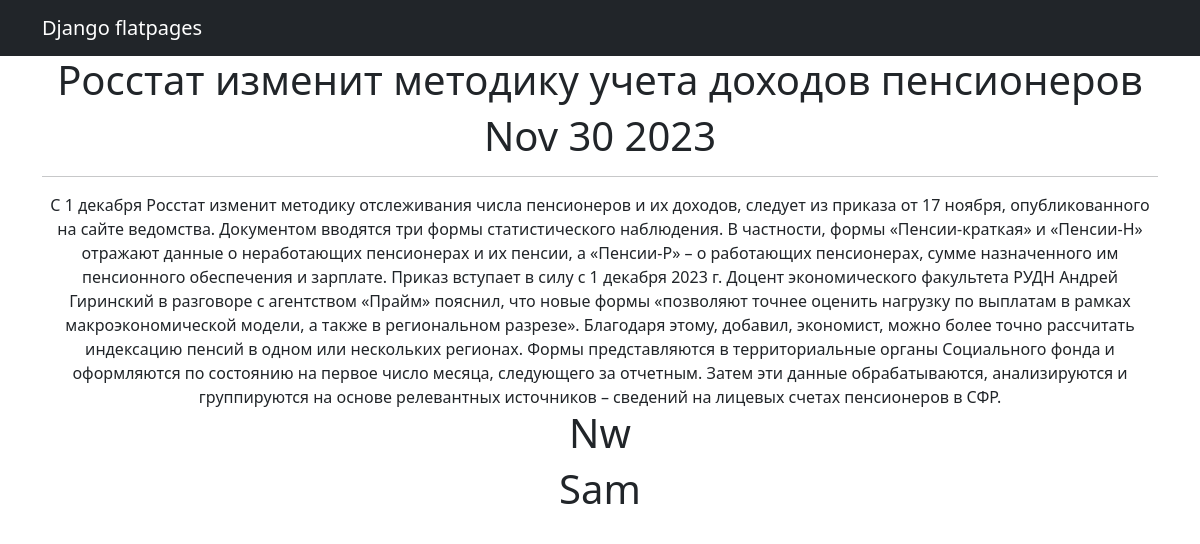
Screenshot of /news/1 with the database file from the repository.
### news/models.py (models this page shows, shortened)
class Post(models.Model):
    author = models.ForeignKey(Author, on_delete=models.CASCADE)
    NEWS = 'Nw'
    ARTICLE = "Ar"
    CATEGORY_CHOICES = [
        (NEWS, 'Новости'),
        (ARTICLE, 'Статья')
    ]
    categoryType = models.CharField(max_length=2, choices=CATEGORY_CHOICES, default=ARTICLE)
    dateCreation = models.DateTimeField(auto_now_add=True)
    postCategory = models.ManyToManyField(Category, through='PostCategory')
    title1 = models.TextField(max_length=128)
    text = models.TextField()
    rating = models.SmallIntegerField(default=0)

class Author(models.Model):
    autorUser = models.OneToOneField(User, on_delete=models.CASCADE)
    ratingAutor = models.SmallIntegerField(default=0)

### news/views.py (the view)
# urls.py: path('<int:pk>', NewsDetail.as_view()),
class NewsDetail(DetailView):
    model = Post
    template_name = 'flatpages/article.html'
    context_object_name = 'news'

### templates/flatpages/article.html (shortened to what this page needs)
{% extends 'flatpages/default.html' %}
{%load cenz%}
{% block content %}
   <h1>{{ news.title1 }}</h1>
<h1>{{ news.dateCreation|date:'M d Y' }}</h1>
   <hr>
<b1>{{ news.text}}</b1>
<h1>{{ news.categoryType }}</h1>
<h1>{{ news.author.autorUser.username }}</h1>
{% endblock content %}

### rows the page displays
Post: title1 "Росстат изменит методику учета доходов пенсионеров", dateCreation "Nov 30 2023", text "С 1 декабря Росстат изменит методику отслеживания числа пенсионеров и их доходов, следует из приказа от 17 ноября, опубликованного на сайте ведомства. Документом вводятся три формы статистического наблюдения. В частности, формы «Пенсии-краткая» и «Пенсии-Н» отражают данные о неработающих пенсионерах и их пенсии, а «Пенсии-Р» – о работающих пенсионерах, сумме назначенного им пенсионного обеспечения и зарплате. Приказ вступает в силу с 1 декабря 2023 г. Доцент экономического факультета РУДН Андрей Гиринский в разговоре с агентством «Прайм» пояснил, что новые формы «позволяют точнее оценить нагрузку по выплатам в рамках макроэкономической модели, а также в региональном разрезе». Благодаря…", categoryType "Nw", author.autorUser.username "Sam"
